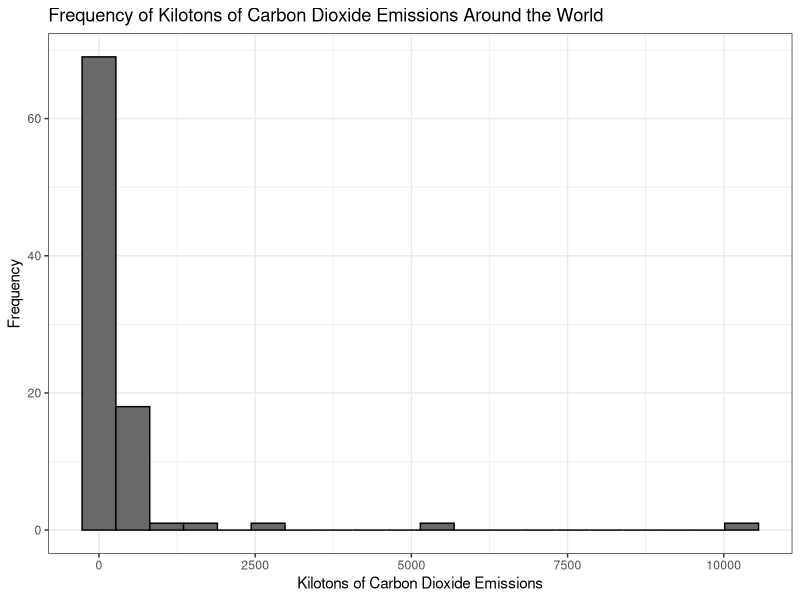
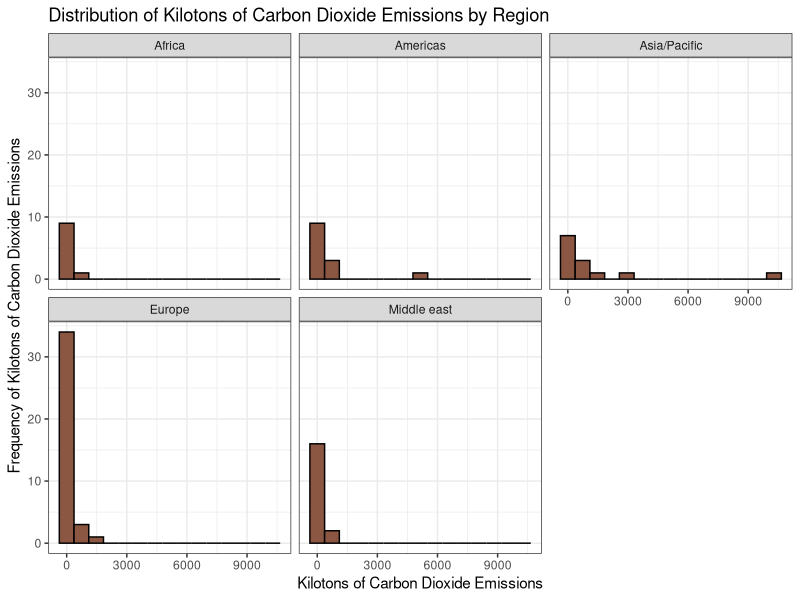
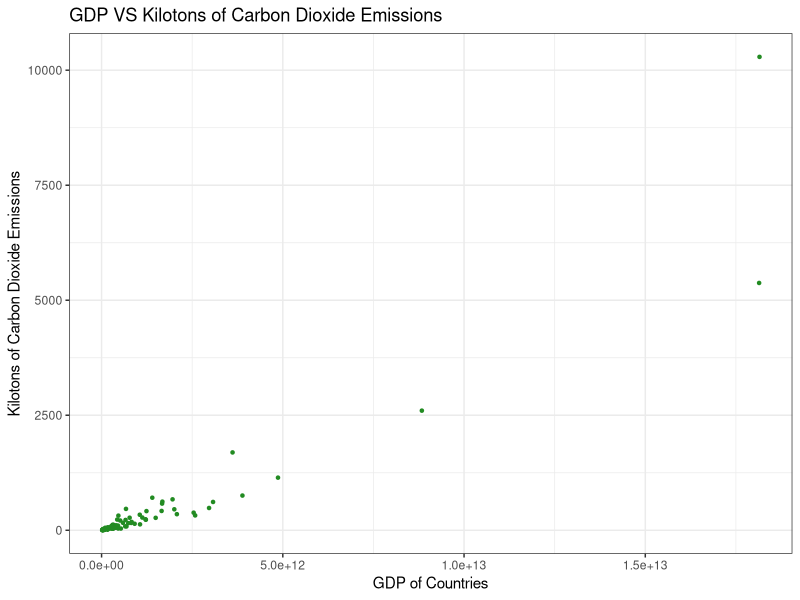
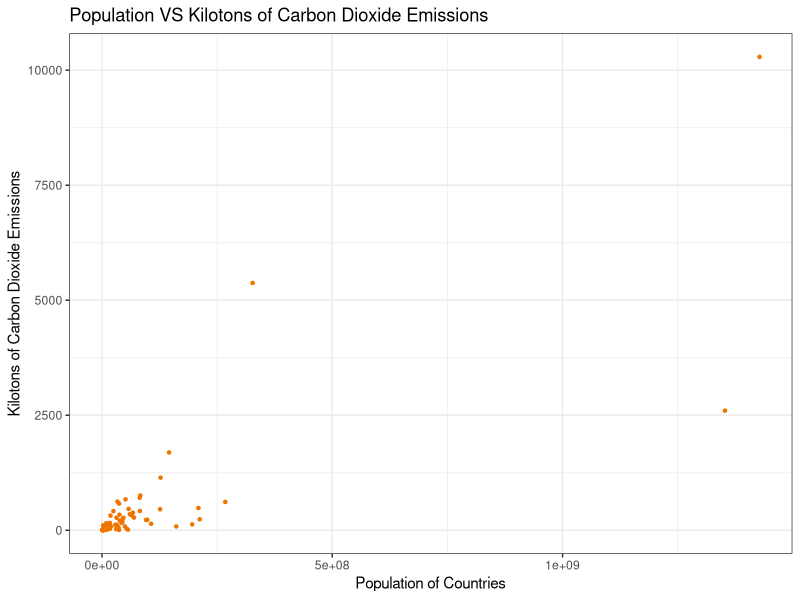

Reproduce these figures in R, in order.
## ---- chunk 1
library(ggplot2)
emissions <- read.csv('Project1_emissions.csv')
ggplot(emissions) + geom_histogram(aes(x=CO2_Produced),fill='dimgrey', bins = 20, color = 'black')  + labs(title='Frequency of Kilotons of Carbon Dioxide Emissions Around the World',x='Kilotons of Carbon Dioxide Emissions',y='Frequency') + theme_bw()
## ---- chunk 2
ggplot(emissions) + geom_histogram(aes(x=CO2_Produced),bins = 15,col='black',fill='lightsalmon4') + xlab('Kilotons of Carbon Dioxide Emissions') + ylab('Frequency of Kilotons of Carbon Dioxide Emissions') + ggtitle('Distribution of Kilotons of Carbon Dioxide Emissions by Region') + facet_wrap(~Region) + theme_bw()
## ---- chunk 3
knitr::kable(aggregate(CO2_Produced~Region, data=emissions, FUN = median), col.names = c('Region', 'Median Kilotons of Carbon Dioxide Emissions'), full_width = FALSE)
## ---- chunk 4
ggplot(emissions) + geom_point(aes(x=GDP,y=CO2_Produced), pch=20, col='forestgreen') + ggtitle('GDP VS Kilotons of Carbon Dioxide Emissions') + xlab('GDP of Countries') + ylab('Kilotons of Carbon Dioxide Emissions') + theme_bw()
## ---- chunk 5
ggplot(emissions) + geom_point(aes(x=Population,y=CO2_Produced), pch=20, col='darkorange2') + ggtitle('Population VS Kilotons of Carbon Dioxide Emissions') + xlab('Population of Countries') + ylab('Kilotons of Carbon Dioxide Emissions') + theme_bw()
